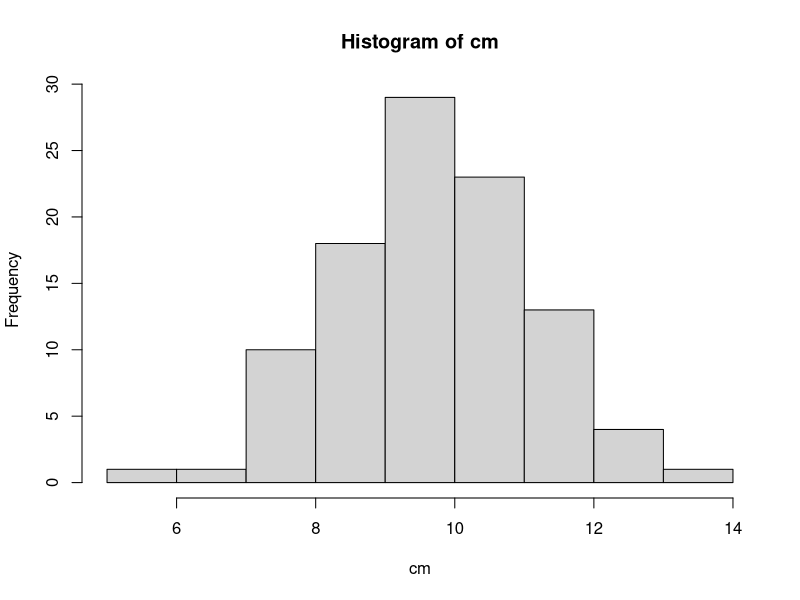
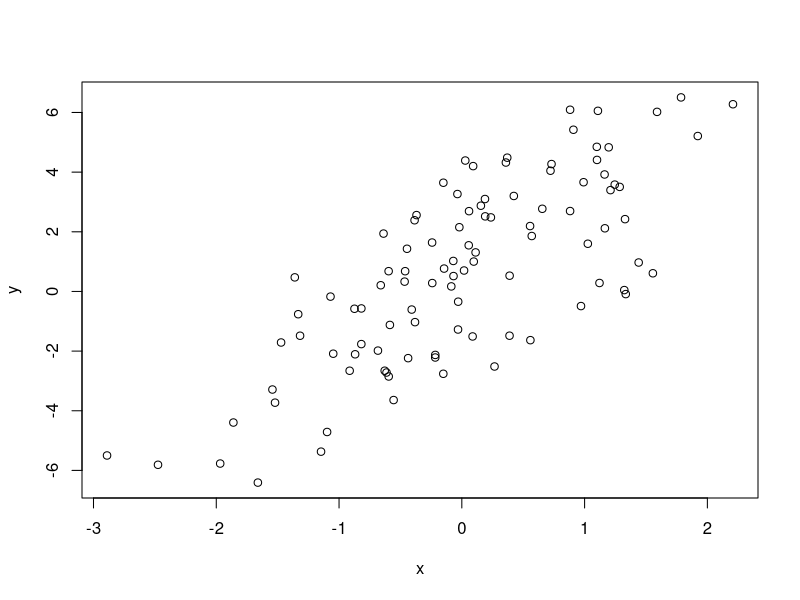
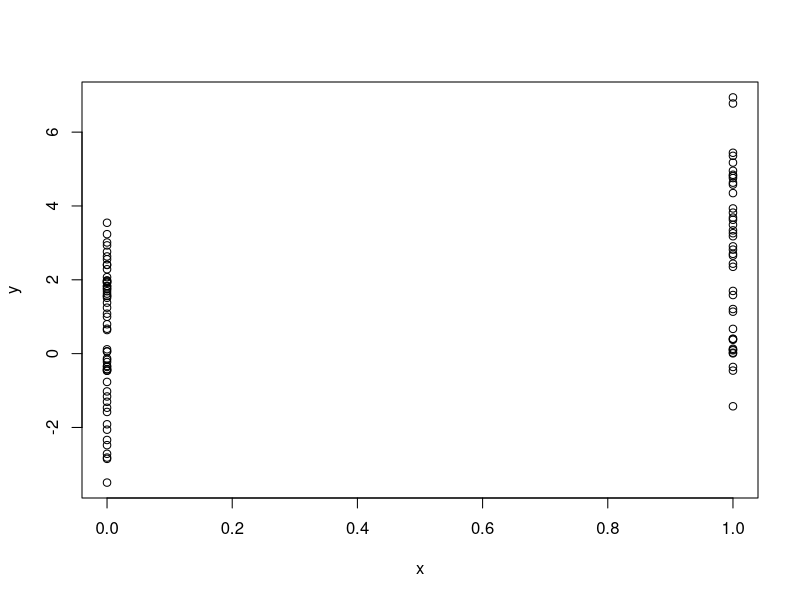
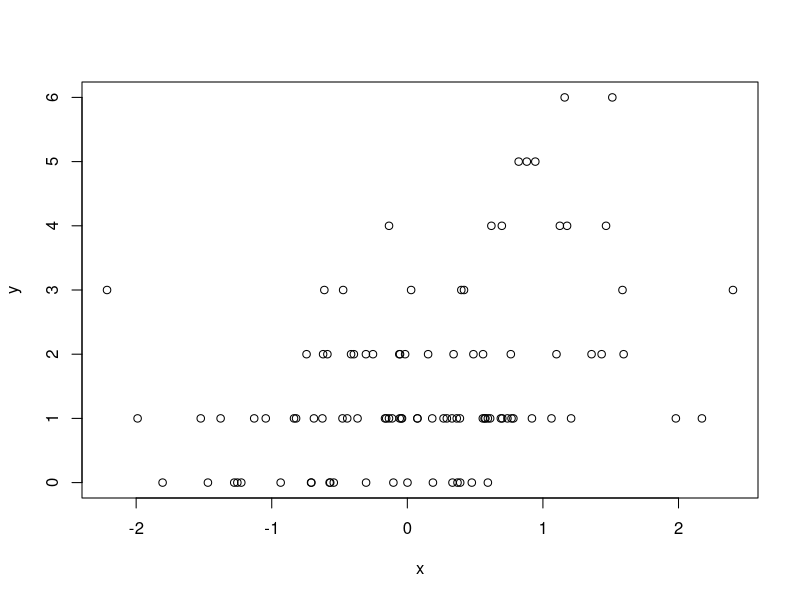

These charts were generated, in order, by the following R code:
##----------------------------- Simulation -----------------------------------##
##                      Generating Random Numbers                             ##
##                                                                            ##
## This script is part of the R-Programming Module of the Data Science        ##
## Specialization, offered by Johns Hopkins University through Coursera       ## 
## platform.                                                                  ##
##----------------------------------------------------------------------------##

# R comes with a set of pseuodo-random number generators that allow you to 
# simulate from wellknown probability distributions like the Normal, Poisson, 
# and binomial. Some example functions for probability distributions in R:
        # rnorm: generate random Normal variates with a given mean and standard 
        # deviation
        # dnorm: evaluate the Normal probability density (with a given mean/SD)
        # at a point (or vector of points)
        # pnorm: evaluate the cumulative distribution function for a Normal 
        # distribution
        # rpois: generate random Poisson variates with a given rate

# For each probability distribution there are typically four functions available 
# that start with a “r”, “d”, “p”, and “q”. The “r” function is the one that 
# actually simulates randon numbers from that distribution. The other functions 
# are prefixed with a:
        # d for density
        # r for random number generation
        # p for cumulative distribution
        # q for quantile function (inverse cumulative distribution)

# Probably the most common probability distribution to work with the is the 
# Normal distribution (also known as the Gaussian). Working with the Normal 
# distributions requires using these four functions:
        # dnorm(x, mean = 0, sd = 1, log = FALSE)
        # pnorm(q, mean = 0, sd = 1, lower.tail = TRUE, log.p = FALSE)
        # qnorm(p, mean = 0, sd = 1, lower.tail = TRUE, log.p = FALSE)
        # rnorm(n, mean = 0, sd = 1)
# Here we simulate standard Normal random numbers with mean 0 and standard 
# deviation 1.

## Simulate standard Normal random numbers
rnorm(10)

# We can modify the default parameters to simulate numbers with mean 20 and 
# standard deviation 2.
x <- rnorm(10, 20, 2)
x
summary(x)

# If you wanted to know what was the probability of a random Normal variable of 
# being less than, say, 2, you could use the pnorm() function to do that
# calculation.
pnorm(2)

### Setting the random number seed ###
# When simulating any random numbers it is essential to set the random number 
# seed. Setting the random number seed with set.seed() ensures reproducibility 
# of the sequence of random numbers.
# For example, I can generate 5 Normal random numbers with rnorm().
set.seed(1)
rnorm(5)

# Note that if I call rnorm() again I will of course get a different set of 5 
# random numbers.
rnorm(5)

# If I want to reproduce the original set of random numbers, I can just reset 
# the seed with set.seed().
set.seed(1)
rnorm(5)

# In general, you should always set the random number seed when conducting a
# simulation!
# Otherwise, you will not be able to reconstruct the exact numbers that you 
# produced in an analysis.
#
# It is possible to generate random numbers from other probability distributions
# like the Poisson. The Poisson distribution is commonly used to model data that 
# come in the form of counts.
rpois(10, 1)    ## Counts with a mean of 1

rpois(10, 2)   ## Counts with a mean of 2

# what if we want to simulate 100 *groups* of random numbers, each containing 5
# values generated from a Poisson distribution with mean 10?
rpois(5, 10)

# Now use replicate(100, rpois(5, 10)) to perform this operation 100 times. 
# Store the result in a new variable called my_pois.
my_pois <- replicate(100, rpois(5, 10))

# Take a look at the contents of my_pois.
my_pois

# replicate() created a matrix, each column of which contains 5 random numbers 
# generated from a Poisson distribution with mean 10. Now we can find the mean
# of each column in my_pois using the colMeans() function. Store the result in a 
# variable called cm.
cm <- colMeans(my_pois)
        
# And let's take a look at the distribution of our column means by plotting a 
# histogram with hist(cm).
hist(cm)

# Looks like our column means are almost normally distributed, right? That's the
# Central Limit Theorem at work

### Simulating a Linear Model ###
# Suppose we want to simulate from the following linear model:
                # y = b0 + b1x + e
                # Where e ~ N(0, 2^2). Assume x ~ N(0, 1^2), b0 = 0.5 and b1 = 2

## Always set your seed!
set.seed(20)

## Simulate the predictor variable
x <- rnorm(100)

## Simulate the error term
e <- rnorm(100, 0, 2)

## Compute the outcome via the model
y <- 0.5 + 2 * x + e

## Summary statistics
summary(y)

## Plot the results of the model simulation
plot(x, y)

# What if we wanted to simulate a predictor variable x that is binary instead of 
# having a Normal distribution. We can use the rbinom() function to simulate 
# binary random variables.
set.seed(10)
x <- rbinom(100, 1, 0.5)
str(x)  ## 'x' is now 0s and 1s

# Then we can procede with the rest of the model as before.
e <- rnorm(100, 0, 2)
y <- 0.5 + 2 * x + e
plot(x, y)

# We can also simulate from generalized linear model where the errors are no 
# longer from a Normal distribution but come from some other distribution. For 
# examples, suppose we want to simulate from a Poisson log-linear model where:
                # y ~ Poisson(m)
                # log m = b0 + b1x
# and b0 = 0.5 and b1 = 0.3. We need to use the rpois() function for this.

set.seed(1)

## Simulate the predictor variable as before
x <- rnorm(100)

# Now we need to compute the log mean of the model and then exponentiate it to 
# get the mean to pass to rpois().
log.mu <- 0.5 + 0.3 * x
y <- rpois(100, exp(log.mu))
summary(y)
plot(x, y)

### Random Sampling ###
# The sample() function draws randomly from a specified set of (scalar) objects 
# allowing you to sample from arbitrary distributions of numbers.
set.seed(1)
sample(1:10, 4) ## takes four sample of the integer vector 1:4

# Doesn't have to be numbers
sample(letters, 5)

# Do a random permutation
sample(1:10)

# Sample with replacement
sample(1:10, replace = TRUE)

# suppose we want to simulate 100 flips of an unfair two-sided coin. 
# This particular coin has a 0.3 probability of landing 'tails' and a 0.7 
# probability of landing 'heads'.
#
# Let the value 0 represent tails and the value 1 represent heads. Use sample()
# to draw a sample of size 100 from the vector c(0,1), with replacement. Since 
# the coin is unfair, we must attach specific probabilities to the values 0 
# (tails) and 1 (heads) with a fourth argument, prob = c(0.3, 0.7). 
# Assign the result to a new variable called flips.
flips <- sample(c(0, 1), 100, replace = TRUE, prob = c(0.3, 0.7))

# View the contents of the flips variable.
flips

# Since we set the probability of landing heads on any given flip to be 0.7,
# we'd expect approximately 70 of our coin flips to have the value 1. Count the 
# actual number of 1s contained in flips using the sum() function.
sum(flips)

# A coin flip is a binary outcome (0 or 1) and we are performing 100 independent 
# trials (coin flips), so we can use rbinom() to simulate a binomial random 
# variable. Pull up the documentation for rbinom() using ?rbinom.
?rbinom

# A binomial random variable represents the number of 'successes' (heads) in a 
# given number of independent 'trials' (coin flips). Therefore, we can generate 
# a single random variable that represents the number of heads in 100 flips of
# our unfair coin using:
rbinom(1, size = 100, prob = 0.7)

# Note that you only specify the probability of 'success' (heads) and NOT the 
# probability of 'failure' (tails)
#
# Equivalently, if we want to see all of the 0s and 1s, we can request 100 
# observations, each of size 1, with success probability of 0.7. Give it a try,
# assigning the result to a new variable called flips2.
flips2 <- rbinom(n = 100, size = 1, prob = 0.7)
flips2

# Now use sum() to count the number of 1s (heads) in flips2. It should be close 
# to 70!
sum(flips2)

# To sample more complicated things, such as rows from a data frame or a list, 
# you can sample the indices into an object rather than the elements of the 
# object itself.
# Here’s how you can sample rows from a data frame:
library(datasets)
data(airquality)
head(airquality)

# Now we just need to create the index vector indexing the rows of the data 
# frame and sample directly from that index vector.
set.seed(20)

## create index vector
idx <- seq_len(nrow(airquality))

## Sample from the index vector
samp <- sample(idx, 6)
airquality[samp, ]
